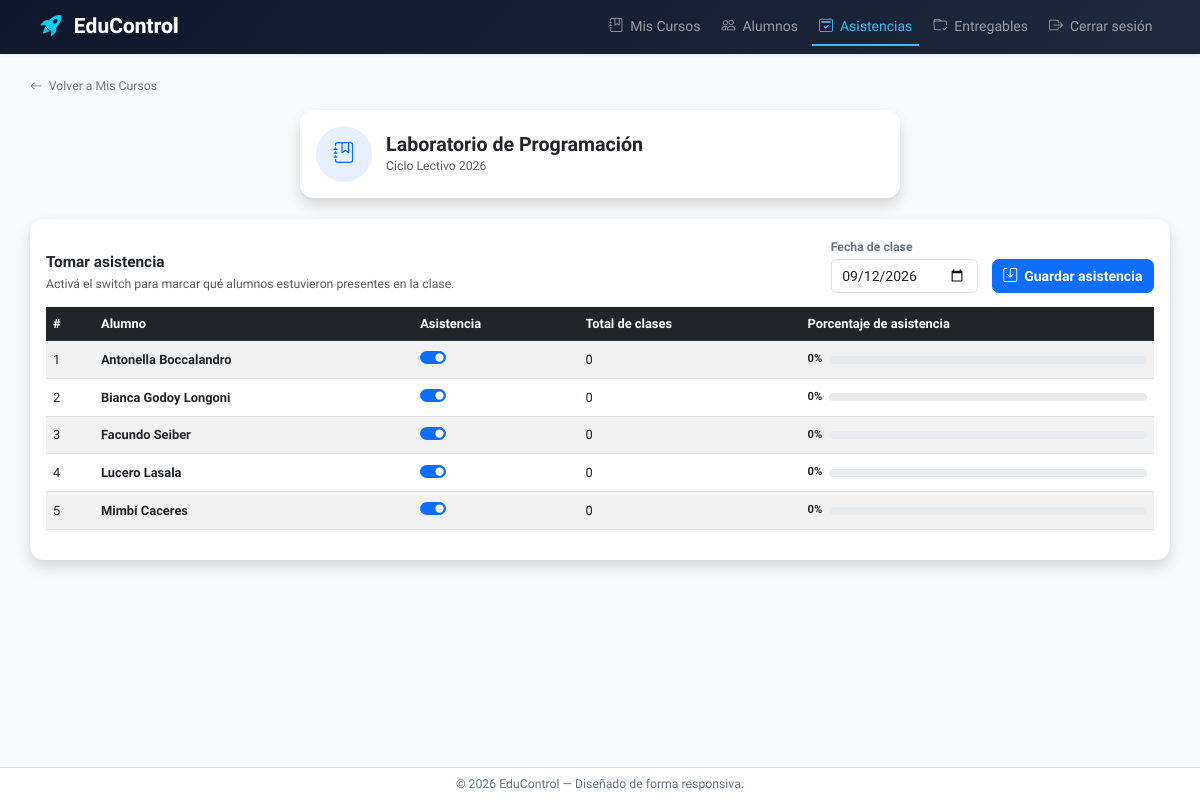
/mis-cursos/2/asistencia/ (signed in), run on an earlier commit of the app's database.
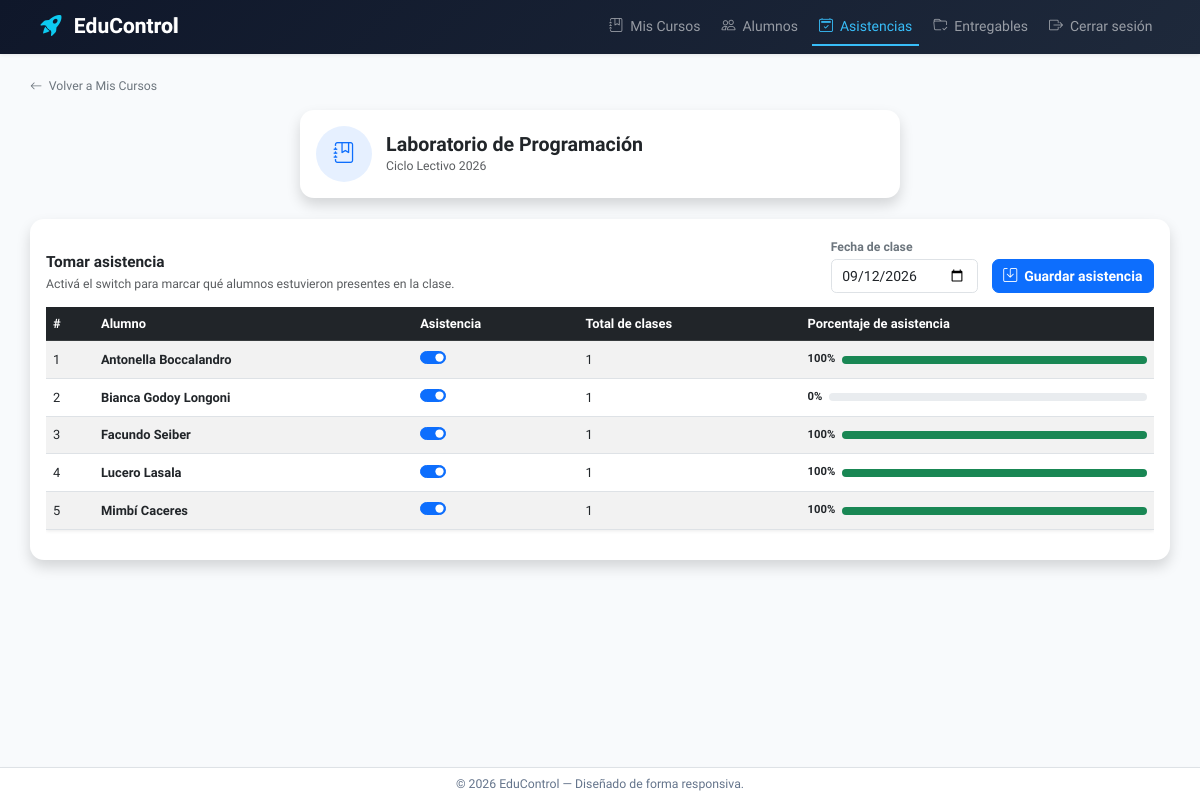
And on a later commit of the database.
### myApp/models.py (models this page shows, shortened)
class Inscripcion(models.Model):
    estudiante = models.ForeignKey(
        Estudiante,
        on_delete=models.CASCADE,
        related_name='inscripciones',
    )
    curso = models.ForeignKey(
        Curso,
        on_delete=models.CASCADE,
        related_name='inscripciones',
    )
    asistencia = models.IntegerField(
        default=0,
        validators=[MinValueValidator(0), MaxValueValidator(100)]
    )
    promedio = models.FloatField(
        default=0.0,
        validators=[MinValueValidator(0.0), MaxValueValidator(10.0)]
    )
    proyectos_hechos = models.IntegerField(default=0)
    proyectos_totales = models.IntegerField(default=0)
    observaciones = models.TextField(blank=True, default='')
    class Meta:
        unique_together = ('estudiante', 'curso')

class Estudiante(models.Model):
    nombre = models.CharField(max_length=100)
    apellido = models.CharField(max_length=100)
    email = models.EmailField()
    asistencia = models.IntegerField(
        validators=[MinValueValidator(0), MaxValueValidator(100)]
    )
    promedio = models.FloatField(
        validators=[MinValueValidator(0.0), MaxValueValidator(10.0)]
    )
    proyectos_hechos = models.IntegerField(default=0)
    proyectos_totales = models.IntegerField(default=15)

### myApp/views.py (the view, shortened to what this page needs)
# urls.py: path('mis-cursos/<int:id>/asistencia/', tomar_asistencia, name='tomar_asistencia'),
@login_required
@profesor_required
def tomar_asistencia(request, id):
    curso = get_object_or_404(Curso, id=id, profesores__user=request.user)
    inscripciones = Inscripcion.objects.filter(curso=curso).select_related('estudiante').order_by('estudiante__nombre', 'estudiante__apellido')
    fecha = parse_date(request.GET.get('fecha', '')) or timezone.localdate()
    filas = []
    for inscripcion in inscripciones:
        total = inscripcion.registros_asistencia.count()
        presentes = inscripcion.registros_asistencia.filter(presente=True).count()
        registro_dia = inscripcion.registros_asistencia.filter(fecha=fecha).first()
        presente_hoy = registro_dia.presente if registro_dia else True
        porcentaje = round((presentes / total) * 100) if total else 0
        filas.append({
            'inscripcion': inscripcion,
            'presente': presente_hoy,
            'total_clases': total,
            'porcentaje': porcentaje,
        })
    return render(request, 'myApp/tomar_asistencia.html', {
        'curso': curso,
        'fecha': fecha,
        'filas': filas,
    })

### myApp/context_processors.py (called while the page is built)
def roles(request):
    return {
        'es_admin': es_administrador(request.user),
        'es_profesor': es_profesor(request.user),
    }

### myApp/templates/myApp/tomar_asistencia.html (shortened to what the changed rows need)
{% extends 'myApp/base.html' %}
{% block contenido %}
<div class="card shadow border-0 rounded-4 mx-auto" style="max-width:600px;">
    <div class="card-body p-4">
        <div class="d-flex align-items-center">
            <div>
                <h2 class="fw-bold text-dark mb-0">{{ curso.nombre }}</h2>
            </div>
        </div>
    </div>
</div>
<div class="card shadow border-0 rounded-4 mt-4">
    <div class="card-body p-4">
        <form method="POST">
            <div class="table-responsive">
                <table class="table table-striped table-hover align-middle shadow-sm">
                    <thead class="table-dark">
                        <tr>
                            <th scope="col">#</th>
                            <th scope="col">Alumno</th>
                            <th scope="col">Asistencia</th>
                            <th scope="col">Total de clases</th>
                            <th scope="col">Porcentaje de asistencia</th>
                        </tr>
                    </thead>
                    <tbody>
                        {% for fila in filas %}
                        <tr>
                            <td>{{ forloop.counter }}</td>
                            <td><strong>{{ fila.inscripcion.estudiante.nombre }} {{ fila.inscripcion.estudiante.apellido }}</strong></td>
                            <td>
                                <div class="form-check form-switch">
                                    <input class="form-check-input" type="checkbox" role="switch"
                                           name="presente_{{ fila.inscripcion.id }}" {% if fila.presente %}checked{% endif %}>
                                </div>
                            </td>
                            <td>{{ fila.total_clases }}</td>
                            <td style="min-width:160px;">
                                <div class="d-flex align-items-center gap-2">
                                    <span class="small fw-semibold">{{ fila.porcentaje }}%</span>
                                    <div class="progress flex-grow-1" style="height:8px;">
                                        <div class="progress-bar {% if fila.porcentaje >= 90 %}bg-success{% elif fila.porcentaje >= 70 %}bg-primary{% elif fila.porcentaje >= 50 %}bg-warning{% else %}bg-danger{% endif %}"
                                             role="progressbar" style="width: {{ fila.porcentaje }}%;"></div>
                                    </div>
                                </div>
                            </td>
                        </tr>
                        {% empty %}
                        <tr>
                            <td colspan="5" class="text-center text-muted py-4">
                                No hay alumnos inscriptos en este curso.
                            </td>
                        </tr>
                        {% endfor %}
                    </tbody>
                </table>
            </div>
        </form>
    </div>
</div>
{% endblock %}

What changed in the data, as far as the page shows it:
changed Inscripcion "Antonella": total_clases "0" → "1"; porcentaje "0" → "100"
changed Inscripcion "Bianca": total_clases "0" → "1"
changed Inscripcion "Facundo": total_clases "0" → "1"; porcentaje "0" → "100"
changed Inscripcion "Lucero": total_clases "0" → "1"; porcentaje "0" → "100"
changed Inscripcion "Mimbí": total_clases "0" → "1"; porcentaje "0" → "100"
